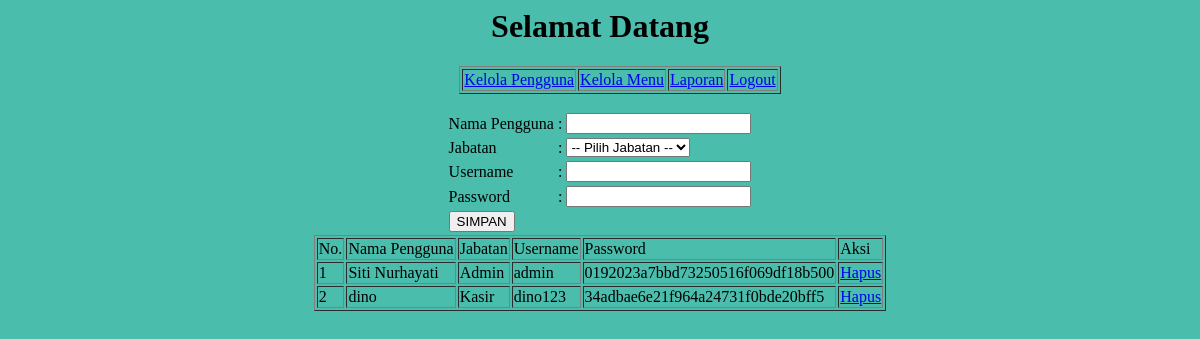
Page /master/admin.php on the committed database.
### tables this page shows
CREATE TABLE `tb_pengguna` (
  `id_pengguna` int(11) NOT NULL,
  `nama_pengguna` varchar(30) NOT NULL,
  `level` varchar(10) NOT NULL,
  `username` varchar(30) NOT NULL,
  `password` text NOT NULL
);

### master/pengguna.php (the view, shortened to what this page needs)
<html>
 <head>
    </head>
     <form method="post">
      <body>
        <table>
           <tr>
             <td>Nama Pengguna</td>
             <td>:</td>
             <td><input type="text" name="nama"></td>
           </tr>     <tr>
             <td>Jabatan</td>
             <td>:</td>
             <td> <select name="jabatan">
            <option value="" disabled selected> -- Pilih Jabatan -- </option>
          </select>
        </td>
            </tr>     <tr>
              <td>Username</td>
              <td>:</td>
              <td><input type="text" name="username"></td>
            </tr>     <tr>
              <td>Password</td>
               <td>:</td>
               <td><input type="text" name="password"></td>
             </tr>     <tr>
              <td><input type="submit" name="simpan" value="SIMPAN"></td>
            </tr>
             </table>
              <table border="1">
                <tr>
                 <td>No.</td>
                 <td>Nama Pengguna</td>
                 <td>Jabatan</td>
                 <td>Username</td>
                 <td>Password</td>
                 <td colspan="2">Aksi</td>
    </tr>
    <?php
    $no=0;
    $sql= mysqli_query($con, "SELECT * FROM tb_pengguna");
    while($r=mysqli_fetch_array($sql)){
     $no++; ?>
    <tr>
     <td><?php echo $no; ?></td>
     <td><?php echo $r['nama_pengguna']; ?></td>
     <td><?php echo $r['level']; ?></td>
     <td><?php echo $r['username']; ?></td>
     <td><?php echo $r['password']; ?></td>
     <td><a href="?menu=pengguna&hapus&id=<?php echo
      $r['id_pengguna'] ?>" onClick="return confirm('Anda Yakin')">Hapus</a></td>
    </tr>
    <?php } ?>
   </table>
  </body>
 </form>
</html>

### master/style.css (style rules this page uses)
body { background-color:#4ABDAC; }

### rows in the picture
tb_pengguna: nama_pengguna "Siti Nurhayati", level "Admin", username "admin", password "0192023a7bbd73250516f069df18b500"
tb_pengguna: nama_pengguna "dino", level "Kasir", username "dino123", password "34adbae6e21f964a24731f0bde20bff5"
